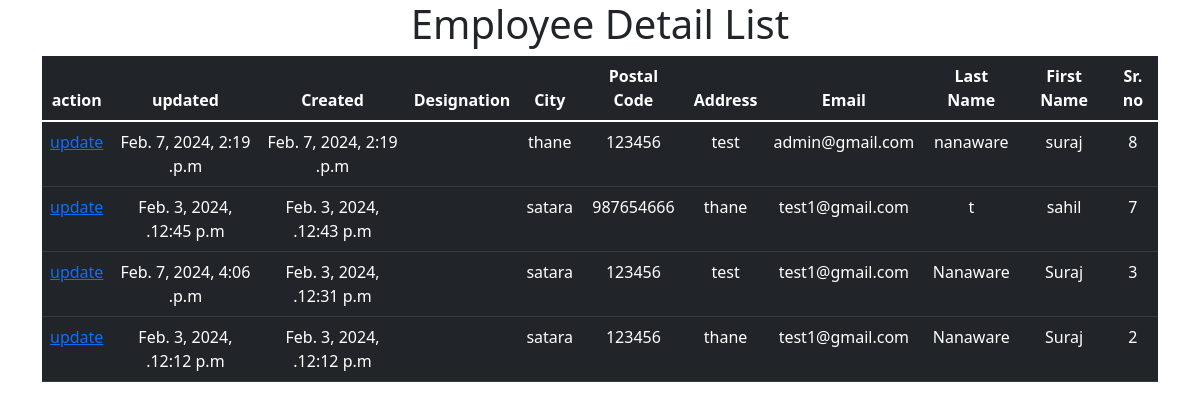
/viewlist, run on an earlier commit of the app's database.
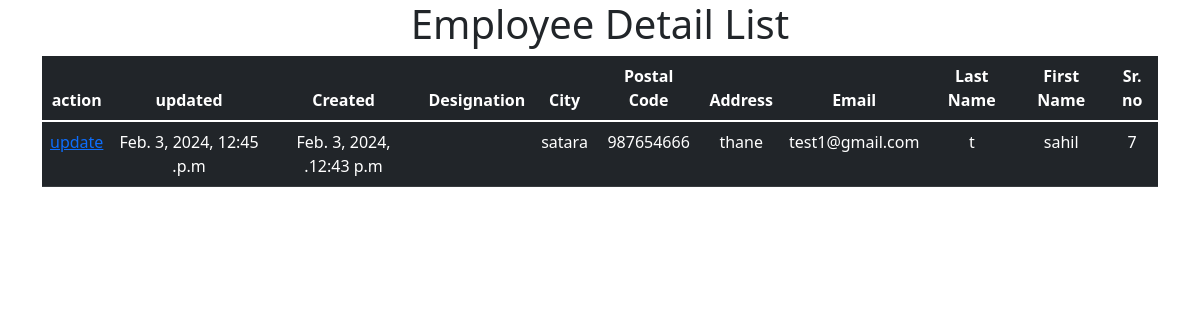
And on a later commit of the database.
### employee/models.py (models this page shows, shortened)
class employee(models.Model):
    first_name = models.CharField(max_length=50)
    last_name = models.CharField(max_length=50)
    email = models.EmailField()
    address = models.CharField(max_length=250)
    postal_code = models.CharField(max_length=20)
    city = models.CharField(max_length=100)
    designatin= models.ForeignKey(desingations, on_delete=models.CASCADE)
    created = models.DateTimeField(auto_now_add=True)
    updated = models.DateTimeField(auto_now=True)

### employee/views.py (the view)
# urls.py: path('viewlist',views.viewlist,name="viewlist"),
def viewlist(request):
    data =employee.objects.all().order_by('-created')
    return render(request,"Employee_list.html",{'data':data})

### employee/templates/Employee_list.html (shortened to what this page needs)
{% load static %}
<!doctype html>
<html lang="ar" dir="rtl">
<head>
    <link rel="stylesheet" href="https://cdn.jsdelivr.net/npm/bootstrap@5.1.3/dist/css/bootstrap.rtl.min.css">
</head>
<body>
<div class="container">
    <h1 align="center">Employee Detail List</h1>
    <table class="table table-dark">
        <thead>
        <tr align='center'>
            <th>Sr. no</th>
            <th>First Name</th>
            <th>Last Name</th>
            <th>Email</th>
            <th>Address</th>
            <th>Postal Code</th>
            <th>City</th>
            <th>Designation</th>
            <th>Created</th>
            <th>updated</th>
            <th>action</th>
        </thead>
        <tbody>
        {% for d in data %}
        <tr align="center">
            <td>{{ d.id }}</td>
            <td>{{ d.first_name }}</td>
            <td>{{ d.last_name }}</td>
            <td>{{ d.email }}</td>
            <td>{{ d.address }}</td>
            <td>{{ d.postal_code }}</td>
            <td>{{ d.city }}</td>
            <td>{{ d.designation }}</td>
            <td>{{ d.created }}</td>
            <td>{{ d.updated }}</td>
            <td>
                <a  href="{% url 'edit' d.id %}" type="button">update</a>
            </td>
        </tr>
        {% endfor %}
        </tbody>
    </table>
</div>
</body>
</html>

What changed in the data, as far as the page shows it:
removed employee: id "8", first_name "suraj", last_name "nanaware", email "admin@gmail.com", address "test", postal_code "123456", city "thane", created "Feb. 7, 2024, 2:19 p.m.", updated "Feb. 7, 2024, 2:19 p.m."
removed employee: id "3", first_name "Suraj", last_name "Nanaware", email "test1@gmail.com", address "test", postal_code "123456", city "satara", created "Feb. 3, 2024, 12:31 p.m.", updated "Feb. 7, 2024, 4:06 p.m."
removed employee: id "2", first_name "Suraj", last_name "Nanaware", email "test1@gmail.com", address "thane", postal_code "123456", city "satara", created "Feb. 3, 2024, 12:12 p.m.", updated "Feb. 3, 2024, 12:12 p.m."
